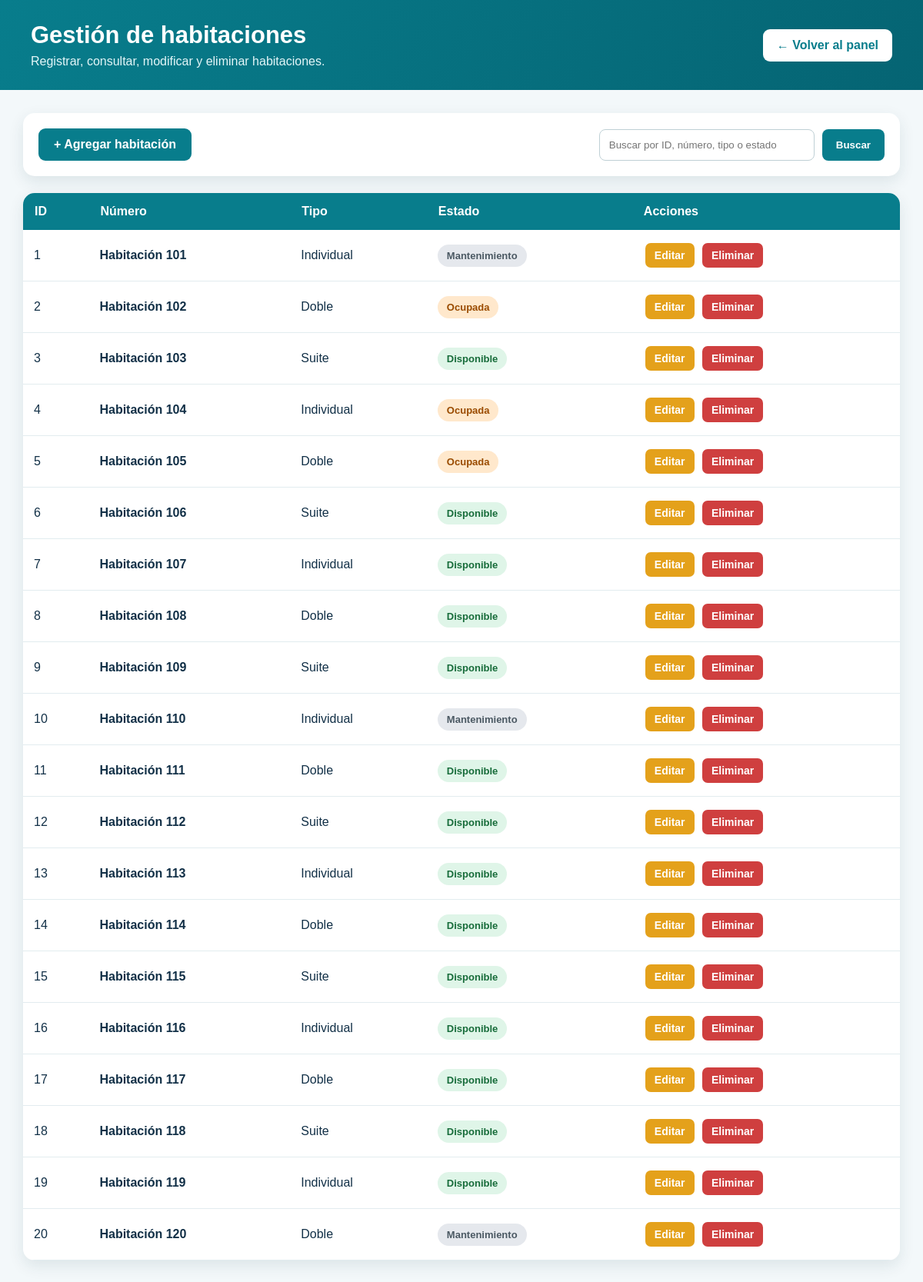
Screenshot of /hospital/habitaciones/index.php (signed in) with the database file from the repository.
### tables this page shows
CREATE TABLE `habitaciones` (
  `id_habitacion` int NOT NULL,
  `numero` varchar(10) NOT NULL,
  `tipo` enum('Individual','Doble','Suite') NOT NULL,
  `estado` enum('Disponible','Ocupada','Mantenimiento') NOT NULL
);

### hospital/habitaciones/index.php (the view, shortened to what this page needs)
<?php
require_once "../conexion/conexion.php";
$busqueda = trim($_GET["buscar"] ?? "");
if ($busqueda !== "") {
    $sql = "SELECT *
            FROM habitaciones
            WHERE id_habitacion = ?
               OR numero LIKE ?
               OR tipo LIKE ?
               OR estado LIKE ?
            ORDER BY id_habitacion ASC";
    $consulta = mysqli_prepare($conexion, $sql);
    $idBusqueda = is_numeric($busqueda)
        ? (int) $busqueda
        : 0;
    $textoBusqueda = "%" . $busqueda . "%";
    mysqli_stmt_bind_param(
        $consulta,
        "isss",
        $idBusqueda,
        $textoBusqueda,
        $textoBusqueda,
        $textoBusqueda
    );
    mysqli_stmt_execute($consulta);
    $resultado = mysqli_stmt_get_result($consulta);
} else {
    $sql = "SELECT *
            FROM habitaciones
            ORDER BY id_habitacion ASC";
    $resultado = mysqli_query($conexion, $sql);
}
?>
<!DOCTYPE html>
<html lang="es">
<head>
    <link
        rel="stylesheet"
        href="../css/estilos.css"
    >
</head>
<body class="pagina-crud">
    <header class="cabecera-crud">
        <div>
            <h1>Gestión de habitaciones</h1>
            <p>
                Registrar, consultar, modificar y eliminar habitaciones.
            </p>
        </div>
        <a
            href="../panel.php"
            class="boton-regresar"
        >
            ← Volver al panel
        </a>
    </header>
    <main class="contenido-crud">
        <section class="barra-acciones">
            <a
                href="agregar.php"
                class="boton-agregar"
            >
                + Agregar habitación
            </a>
            <form
                action="index.php"
                method="GET"
                class="formulario-busqueda"
            >
                <input
                    type="text"
                    name="buscar"
                    placeholder="Buscar por ID, número, tipo o estado"
                    value="<?php echo htmlspecialchars($busqueda); ?>"
                >
                <button type="submit">
                    Buscar
                </button>
            </form>
        </section>
        <section class="contenedor-tabla">
            <table class="tabla-pacientes">
                <thead>
                    <tr>
                        <th>ID</th>
                        <th>Número</th>
                        <th>Tipo</th>
                        <th>Estado</th>
                        <th>Acciones</th>
                    </tr>
                </thead>
                <tbody>
                    <?php if (mysqli_num_rows($resultado) > 0): ?>
                        <?php while ($habitacion = mysqli_fetch_assoc($resultado)): ?>
                            <tr>
                                <td>
                                    <?php
                                    echo $habitacion["id_habitacion"];
                                    ?>
                                </td>
                                <td>
                                    <strong>
                                        Habitación
                                        <?php
                                        echo htmlspecialchars(
                                            $habitacion["numero"]
                                        );
                                        ?>
                                    </strong>
                                </td>
                                <td>
                                    <?php
                                    echo htmlspecialchars(
                                        $habitacion["tipo"]
                                    );
                                    ?>
                                </td>
                                <td>
                                    <span class="estado-habitacion estado-<?php echo strtolower($habitacion["estado"]); ?>">
                                        <?php
                                        echo htmlspecialchars(
                                            $habitacion["estado"]
                                        );
                                        ?>
                                    </span>
                                </td>
                                <td class="acciones-tabla">
                                    <a
                                        href="editar.php?id=<?php echo $habitacion["id_habitacion"]; ?>"
                                        class="boton-editar"
                                    >
                                        Editar
                                    </a>
                                    <?php if ($_SESSION["rol"] === "Administrador"): ?>
                                        <a
                                            href="eliminar.php?id=<?php echo $habitacion["id_habitacion"]; ?>"
                                            class="boton-eliminar"
                                            onclick="return confirm('¿Seguro que deseas eliminar esta habitación?');"
                                        >
                                            Eliminar
                                        </a>
                                    <?php endif; ?>
                                </td>
                            </tr>
                        <?php endwhile; ?>
                    <?php endif; ?>
                </tbody>
            </table>
        </section>
    </main>
</body>
</html>

### hospital/css/estilos.css (style rules this page uses)
* { box-sizing: border-box; margin: 0; padding: 0; }
:root { --verde-principal: #087d8c; --verde-oscuro: #056473; --verde-claro: #dff5f6; --azul-texto: #123047; --gris-fondo: #f3f8fa; --gris-texto: #5b6c76; --blanco: #ffffff; --sombra: 0 8px 25px rgba(21, 55, 70, 0.11); }
body { font-family: Arial, Helvetica, sans-serif; color: var(--azul-texto); background-color: var(--gris-fondo); }
.pagina-crud { min-height: 100vh; background-color: #f3f8fa; }
.cabecera-crud { display: flex; justify-content: space-between; align-items: center; gap: 20px; padding: 28px 40px; background: linear-gradient(120deg, #087d8c, #056473); color: white; }
.cabecera-crud h1 { margin-bottom: 7px; font-size: 31px; }
.cabecera-crud p { color: #e4f6f8; }
.boton-regresar { padding: 12px 18px; border-radius: 9px; background-color: white; color: #087d8c; text-decoration: none; font-weight: bold; }
.contenido-crud { max-width: 1550px; margin: 0 auto; padding: 30px; }
.barra-acciones { display: flex; justify-content: space-between; align-items: center; gap: 20px; margin-bottom: 22px; padding: 20px; border-radius: 15px; background-color: white; box-shadow: 0 7px 20px rgba(21, 55, 70, 0.1); }
.boton-agregar { padding: 12px 20px; border-radius: 9px; background-color: #087d8c; color: white; text-decoration: none; font-weight: bold; }
.formulario-busqueda { display: flex; gap: 10px; flex-wrap: wrap; }
.formulario-busqueda input { min-width: 280px; padding: 12px; border: 1px solid #bfd0d5; border-radius: 8px; outline: none; }
.formulario-busqueda button, .boton-limpiar { padding: 12px 18px; border: none; border-radius: 8px; background-color: #087d8c; color: white; text-decoration: none; font-weight: bold; cursor: pointer; }
.contenedor-tabla { overflow-x: auto; border-radius: 15px; background-color: white; box-shadow: 0 7px 20px rgba(21, 55, 70, 0.1); }
.tabla-pacientes { width: 100%; border-collapse: collapse; }
.tabla-pacientes th { padding: 15px; background-color: #087d8c; color: white; text-align: left; white-space: nowrap; }
.tabla-pacientes td { padding: 14px; border-bottom: 1px solid #e2ecef; vertical-align: middle; }
.acciones-tabla { min-width: 160px; }
.boton-editar, .boton-eliminar { display: inline-block; margin: 3px; padding: 8px 12px; border-radius: 7px; color: white; text-decoration: none; font-size: 14px; font-weight: bold; }
.boton-editar { background-color: #e4a11b; }
.boton-eliminar { background-color: #cf3f3f; }
.estado-habitacion { display: inline-block; padding: 7px 12px; border-radius: 20px; font-size: 13px; font-weight: bold; white-space: nowrap; }
.estado-disponible { background-color: #dff5e8; color: #176c3a; }
.estado-ocupada { background-color: #ffe8cc; color: #9a4b00; }
.estado-mantenimiento { background-color: #e5e8ed; color: #4b5963; }

### rows the page displays
habitaciones: id_habitacion "1", numero "101", tipo "Individual", estado "Mantenimiento"
habitaciones: id_habitacion "2", numero "102", tipo "Doble", estado "Ocupada"
habitaciones: id_habitacion "3", numero "103", tipo "Suite", estado "Disponible"
habitaciones: id_habitacion "4", numero "104", tipo "Individual", estado "Ocupada"
habitaciones: id_habitacion "5", numero "105", tipo "Doble", estado "Ocupada"
habitaciones: id_habitacion "6", numero "106", tipo "Suite", estado "Disponible"
habitaciones: id_habitacion "7", numero "107", tipo "Individual", estado "Disponible"
habitaciones: id_habitacion "8", numero "108", tipo "Doble", estado "Disponible"
habitaciones: id_habitacion "9", numero "109", tipo "Suite", estado "Disponible"
habitaciones: id_habitacion "10", numero "110", tipo "Individual", estado "Mantenimiento"
habitaciones: id_habitacion "11", numero "111", tipo "Doble", estado "Disponible"
habitaciones: id_habitacion "12", numero "112", tipo "Suite", estado "Disponible"
habitaciones: id_habitacion "13", numero "113", tipo "Individual", estado "Disponible"
habitaciones: id_habitacion "14", numero "114", tipo "Doble", estado "Disponible"
habitaciones: id_habitacion "15", numero "115", tipo "Suite", estado "Disponible"
habitaciones: id_habitacion "16", numero "116", tipo "Individual", estado "Disponible"
habitaciones: id_habitacion "17", numero "117", tipo "Doble", estado "Disponible"
habitaciones: id_habitacion "18", numero "118", tipo "Suite", estado "Disponible"
habitaciones: id_habitacion "19", numero "119", tipo "Individual", estado "Disponible"
habitaciones: id_habitacion "20", numero "120", tipo "Doble", estado "Mantenimiento"
